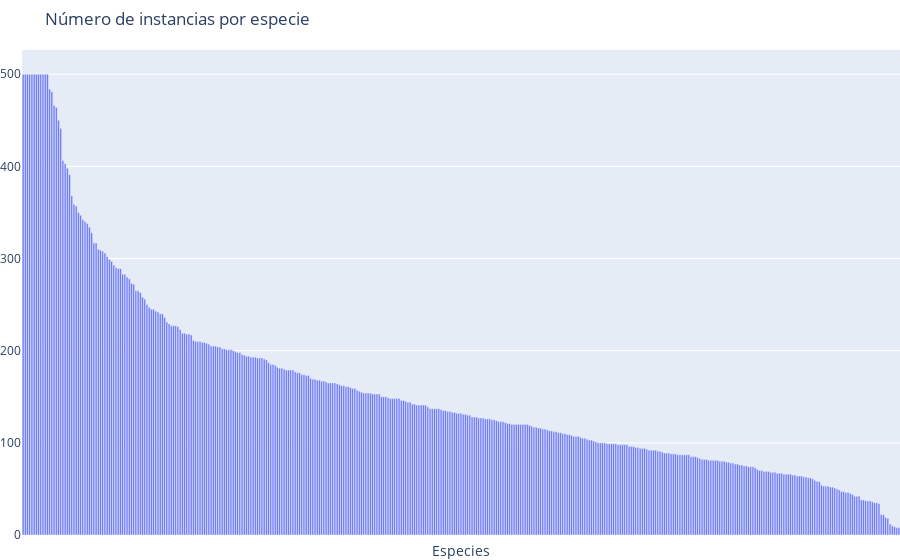

The notebook cell saved with this chart:
### Markdown cell above
De este dataframe, vamos a explorar gráficamente las siguientes columnas:

- Nombre del pájaro
- Coordenadas de la grabación
- Rating de la grabación (calidad de la grabación)

### Code cell
# Unique eBird codes
species = train_data['primary_label'].value_counts()
# Make bar chart
fig = go.Figure(data=[go.Bar(y=species.values, x=species.index)],
                layout=go.Layout(margin=go.layout.Margin(l=0, r=0, b=10, t=50)))
# Show chart
fig.update_layout(title='Número de instancias por especie',
                  xaxis = go.XAxis(
                    title = 'Especies',
                    showticklabels=False)
                );
fig.show()

### Figure 1 — Plotly figure (JSON) as saved in the notebook; plotly's stock layout.template omitted (floating-point values rounded to 4 significant figures; data arrays with more than 128 entries replaced by an {"elided": "..."} marker saying what was removed)
{"data": [{"type": "bar", "x": {"elided": "397 str values"}, "y": {"elided": "397 int values"}}], "layout": {"margin": {"b": 10, "l": 0, "r": 0, "t": 50}, "title": {"text": "Número de instancias por especie"}, "xaxis": {"showticklabels": false, "title": {"text": "Especies"}}}}
